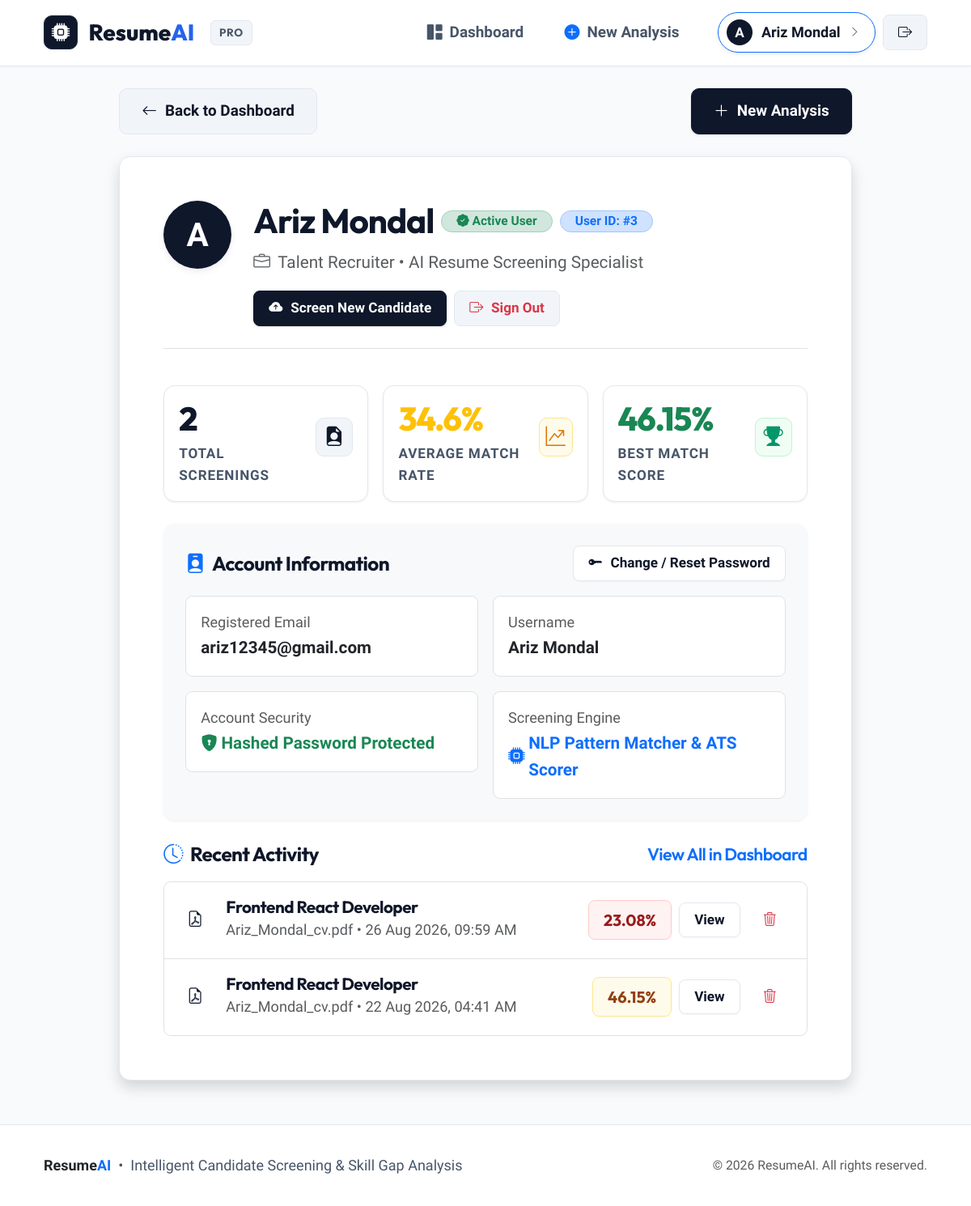
The page /profile (signed in) on the database its author committed.
### models.py (models this page shows)
class User(UserMixin, db.Model):
    __tablename__ = "user"
    id = db.Column(db.Integer, primary_key=True)
    username = db.Column(db.String(150), nullable=True)
    email = db.Column(db.String(150), unique=True, nullable=False)
    password = db.Column(db.String(300), nullable=False)  # Hashed password string
    analyses = db.relationship("Analysis", backref="user", lazy=True)

class Analysis(db.Model):
    __tablename__ = "analysis"
    id = db.Column(db.Integer, primary_key=True)
    user_id = db.Column(db.Integer, db.ForeignKey("user.id"), nullable=False)
    resume_filename = db.Column(db.String(300))
    job_title = db.Column(db.String(200))
    matched_skills = db.Column(db.Text)   # Comma-separated string: "python,sql,flask"
    missing_skills = db.Column(db.Text)   # Comma-separated string: "docker,aws"
    match_percentage = db.Column(db.Float)
    created_at = db.Column(db.DateTime, default=datetime.utcnow)

### app.py (the view)
@app.route("/profile")
@login_required
def profile():
    analyses = Analysis.query.filter_by(user_id=current_user.id)\
        .order_by(Analysis.created_at.desc()).all()
    total_count = len(analyses)
    avg_score = 0
    best_score = 0
    if total_count > 0:
        scores = [a.match_percentage for a in analyses if a.match_percentage is not None]
        if scores:
            avg_score = round(sum(scores) / len(scores), 1)
            best_score = max(scores)
    return render_template(
        "profile.html",
        analyses=analyses,
        total_count=total_count,
        avg_score=avg_score,
        best_score=best_score
    )

### app.py (called while the page is built)
@login_manager.user_loader
def load_user(user_id):
    try:
        return db.session.get(User, int(user_id))
    except Exception:
        return None

### templates/profile.html (shortened to what this page needs)
{% extends "base.html" %}
{% block content %}
<div class="row justify-content-center">
    <div class="col-12 col-xl-10">
        <div class="d-flex justify-content-between align-items-center mb-4">
            <a href="{{ url_for('dashboard') }}" class="btn btn-secondary-subtle">
                <i class="bi bi-arrow-left"></i>
                <span>Back to Dashboard</span>
            </a>
            <a href="{{ url_for('upload_resume') }}" class="btn btn-primary">
                <i class="bi bi-plus-lg"></i>
                <span>New Analysis</span>
            </a>
        </div>
        <div class="card shadow p-4 p-md-5 mb-4">
            <div class="d-flex flex-column flex-md-row align-items-center align-items-md-start gap-4 pb-4 border-bottom">
                <div class="user-avatar" style="width: 84px; height: 84px; font-size: 2.25rem; box-shadow: var(--shadow-md);">
                    {{ (current_user.username or current_user.email or 'U')[0]|upper }}
                </div>
                <div class="text-center text-md-start flex-grow-1">
                    <div class="d-flex flex-wrap align-items-center justify-content-center justify-content-md-start gap-2 mb-2">
                        <h2 class="fw-bold mb-0">{{ current_user.username or current_user.email }}</h2>
                        <span class="badge bg-success-subtle text-success border border-success-subtle rounded-pill px-3 py-1 small">
                            <i class="bi bi-patch-check-fill"></i> Active User
                        </span>
                        <span class="badge bg-primary-subtle text-primary border border-primary-subtle rounded-pill px-3 py-1 small">
                            User ID: #{{ current_user.id }}
                        </span>
                    </div>
                    <p class="text-muted mb-3">
                        <i class="bi bi-briefcase me-1"></i> Talent Recruiter &bull; AI Resume Screening Specialist
                    </p>
                    <div class="d-flex flex-wrap justify-content-center justify-content-md-start gap-2">
                        <a href="{{ url_for('upload_resume') }}" class="btn btn-sm btn-primary">
                            <i class="bi bi-cloud-arrow-up-fill"></i> Screen New Candidate
                        </a>
                        <a href="{{ url_for('logout') }}" class="btn btn-sm btn-secondary-subtle text-danger">
                            <i class="bi bi-box-arrow-right"></i> Sign Out
                        </a>
                    </div>
                </div>
            </div>
            <div class="row g-3 my-4">
                <div class="col-12 col-md-4">
                    <div class="stat-card p-3">
                        <div class="d-flex align-items-center justify-content-between">
                            <div>
                                <div class="stat-value" style="font-size: 2.25rem;">{{ total_count }}</div>
                                <div class="stat-label">Total Screenings</div>
                            </div>
                            <div class="stat-icon primary" style="width: 48px; height: 48px; font-size: 1.35rem;">
                                <i class="bi bi-file-earmark-person-fill"></i>
                            </div>
                        </div>
                    </div>
                </div>
                <div class="col-12 col-md-4">
                    <div class="stat-card p-3">
                        <div class="d-flex align-items-center justify-content-between">
                            <div>
                                <div class="stat-value text-warning" style="font-size: 2.25rem;">{{ avg_score }}%</div>
                                <div class="stat-label">Average Match Rate</div>
                            </div>
                            <div class="stat-icon warning" style="width: 48px; height: 48px; font-size: 1.35rem;">
                                <i class="bi bi-graph-up-arrow"></i>
                            </div>
                        </div>
                    </div>
                </div>
                <div class="col-12 col-md-4">
                    <div class="stat-card p-3">
                        <div class="d-flex align-items-center justify-content-between">
                            <div>
                                <div class="stat-value text-success" style="font-size: 2.25rem;">{{ best_score }}%</div>
                                <div class="stat-label">Best Match Score</div>
                            </div>
                            <div class="stat-icon success" style="width: 48px; height: 48px; font-size: 1.35rem;">
                                <i class="bi bi-trophy-fill"></i>
                            </div>
                        </div>
                    </div>
                </div>
            </div>
            <div class="card bg-light border-0 p-4 mb-4">
                <div class="d-flex justify-content-between align-items-center mb-3">
                    <h5 class="fw-bold mb-0 d-flex align-items-center gap-2">
                        <i class="bi bi-person-badge-fill text-primary"></i>
                        <span>Account Information</span>
                    </h5>
                    <a href="{{ url_for('forgot_password') }}" class="btn btn-sm btn-outline-primary">
                        <i class="bi bi-key-fill"></i> Change / Reset Password
                    </a>
                </div>
                <div class="row g-3">
                    <div class="col-md-6">
                        <div class="bg-white p-3 rounded-3 border">
                            <div class="text-muted small">Registered Email</div>
                            <div class="fw-bold font-mono">{{ current_user.email or 'N/A' }}</div>
                        </div>
                    </div>
                    <div class="col-md-6">
                        <div class="bg-white p-3 rounded-3 border">
                            <div class="text-muted small">Username</div>
                            <div class="fw-bold font-mono">{{ current_user.username or 'N/A' }}</div>
                        </div>
                    </div>
                    <div class="col-md-6">
                        <div class="bg-white p-3 rounded-3 border">
                            <div class="text-muted small">Account Security</div>
                            <div class="fw-bold text-success d-flex align-items-center gap-1">
                                <i class="bi bi-shield-lock-fill"></i> Hashed Password Protected
                            </div>
                        </div>
                    </div>
                    <div class="col-md-6">
                        <div class="bg-white p-3 rounded-3 border">
                            <div class="text-muted small">Screening Engine</div>
                            <div class="fw-bold text-primary d-flex align-items-center gap-1">
                                <i class="bi bi-cpu-fill"></i> NLP Pattern Matcher &amp; ATS Scorer
                            </div>
                        </div>
                    </div>
                </div>
            </div>
            <div>
                <h5 class="fw-bold mb-3 d-flex align-items-center justify-content-between">
                    <span class="d-flex align-items-center gap-2">
                        <i class="bi bi-clock-history text-primary"></i>
                        <span>Recent Activity</span>
                    </span>
                    <a href="{{ url_for('dashboard') }}" class="small fw-semibold text-primary">View All in Dashboard</a>
                </h5>
                {% if analyses %}
                    <div class="list-group list-group-flush border rounded-3 overflow-hidden">
                        {% for a in analyses[:5] %}
                            <div class="list-group-item p-3 d-flex flex-column flex-md-row align-items-md-center justify-content-between gap-3">
                                <div class="d-flex align-items-center gap-3">
                                    <div class="user-avatar" style="background: var(--primary-light); color: var(--primary); width: 40px; height: 40px; font-size: 1.1rem;">
                                        <i class="bi bi-file-earmark-pdf"></i>
                                    </div>
                                    <div>
                                        <h6 class="fw-bold mb-0">{{ a.job_title }}</h6>
                                        <span class="text-muted small font-mono">{{ a.resume_filename }} &bull; {{ a.created_at.strftime('%d %b %Y, %I:%M %p') }}</span>
                                    </div>
                                </div>
                                <div class="d-flex align-items-center gap-2 ms-auto ms-md-0">
                                    <span class="match-badge {% if a.match_percentage >= 70 %}high{% elif a.match_percentage >= 40 %}mid{% else %}low{% endif %}">
                                        {{ a.match_percentage }}%
                                    </span>
                                    <a href="{{ url_for('result', analysis_id=a.id) }}" class="btn btn-sm btn-outline-primary">
                                        View
                                    </a>
                                    <form method="POST" action="{{ url_for('delete_analysis', analysis_id=a.id) }}" onsubmit="return confirm('Are you sure you want to delete this analysis report?');" class="d-inline m-0">
                                        <button type="submit" class="btn btn-sm btn-outline-danger" title="Delete analysis">
                                            <i class="bi bi-trash3"></i>
                                        </button>
                                    </form>
                                </div>
                            </div>
                        {% endfor %}
                    </div>
                {% else %}
                    <div class="text-center py-4 bg-light rounded-3 text-muted small">
                        No screening analyses recorded yet.
                    </div>
                {% endif %}
            </div>
        </div>
    </div>
</div>
{% endblock %}

### templates/base.html (shortened to what this page needs)
<!DOCTYPE html>
<html lang="en">
<head>
    <link rel="stylesheet" href="https://cdn.jsdelivr.net/npm/bootstrap-icons@1.11.3/font/bootstrap-icons.min.css">
    <link rel="stylesheet" href="https://cdn.jsdelivr.net/npm/bootstrap@5.3.3/dist/css/bootstrap.min.css">
    <link rel="stylesheet" href="{{ url_for('static', filename='style.css') }}">
</head>
<body>
<nav class="navbar navbar-expand-lg app-navbar">
    <div class="container-fluid px-3 px-md-5">
        <a class="brand-logo" href="{{ url_for('home') }}">
            <div class="brand-icon-box">
                <i class="bi bi-cpu-fill"></i>
            </div>
            <span>Resume<span class="highlight">AI</span></span>
            <span class="brand-badge d-none d-sm-inline">PRO</span>
        </a>
        <div class="collapse navbar-collapse" id="navbarContent">
            <ul class="navbar-nav ms-auto align-items-lg-center gap-2 my-2 my-lg-0">
                {% if current_user.is_authenticated %}
                    <li class="nav-item">
                        <a href="{{ url_for('dashboard') }}" class="nav-link-custom {% if request.endpoint == 'dashboard' %}active{% endif %}">
                            <i class="bi bi-grid-1x2-fill"></i> Dashboard
                        </a>
                    </li>
                    <li class="nav-item">
                        <a href="{{ url_for('upload_resume') }}" class="nav-link-custom {% if request.endpoint == 'upload_resume' %}active{% endif %}">
                            <i class="bi bi-plus-circle-fill text-primary"></i> New Analysis
                        </a>
                    </li>
                    <li class="nav-item ms-lg-3 mt-2 mt-lg-0 d-flex align-items-center gap-2">
                        <a href="{{ url_for('profile') }}" class="user-pill text-decoration-none {% if request.endpoint == 'profile' %}border-primary shadow-sm{% endif %}" title="View My Profile">
                            <div class="user-avatar">
                                {{ (current_user.username or current_user.email or 'U')[0]|upper }}
                            </div>
                            <span>{{ current_user.username or current_user.email }}</span>
                            <i class="bi bi-chevron-right small text-muted" style="font-size: 0.75rem;"></i>
                        </a>
                        <a href="{{ url_for('logout') }}" class="btn btn-sm btn-secondary-subtle" title="Sign out">
                            <i class="bi bi-box-arrow-right"></i>
                        </a>
                    </li>
                {% endif %}
            </ul>
        </div>
    </div>
</nav>
<main class="container-fluid px-3 px-md-5 my-4 flex-grow-1 fade-in">
    {% block content %}{% endblock %}
</main>
<footer class="app-footer">
    <div class="container-fluid px-3 px-md-5 d-flex flex-column flex-md-row align-items-center justify-content-between gap-3 text-center text-md-start">
        <div class="d-flex align-items-center gap-2">
            <span class="fw-bold text-dark font-heading">Resume<span class="text-primary">AI</span></span>
            <span>&bull;</span>
            <span>Intelligent Candidate Screening &amp; Skill Gap Analysis</span>
        </div>
        <div class="text-muted small">
            &copy; 2026 ResumeAI. All rights reserved.
        </div>
    </div>
</footer>
</body>
</html>

### rows shown on the page
User: username "A", username "Ariz Mondal", id "3", email "ariz12345@gmail.com"
Analysis: match_percentage "46.15", job_title "Frontend React Developer", resume_filename "Ariz_Mondal_cv.pdf", created_at "22 Aug 2026, 04:41 AM"
Analysis: job_title "Frontend React Developer", resume_filename "Ariz_Mondal_cv.pdf", created_at "26 Aug 2026, 09:59 AM", match_percentage "23.08"

### other values the page prints
{{ total_count }} "2"
{{ avg_score }} "34.6"
